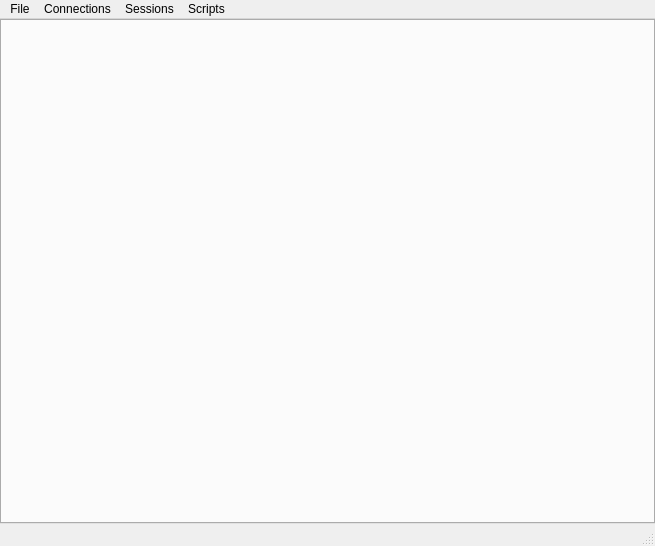
<?xml version="1.0" encoding="UTF-8"?>
<ui version="4.0">
 <class>MainWindow</class>
 <widget class="QMainWindow" name="MainWindow">
  <property name="geometry">
   <rect>
    <x>0</x>
    <y>0</y>
    <width>655</width>
    <height>546</height>
   </rect>
  </property>
  <property name="windowTitle">
   <string>ConnectionTester</string>
  </property>
  <widget class="QWidget" name="centralWidget">
   <layout class="QGridLayout" name="gridLayout">
    <property name="leftMargin">
     <number>0</number>
    </property>
    <property name="topMargin">
     <number>0</number>
    </property>
    <property name="rightMargin">
     <number>0</number>
    </property>
    <property name="bottomMargin">
     <number>0</number>
    </property>
    <property name="spacing">
     <number>0</number>
    </property>
    <item row="0" column="0">
     <widget class="QTabWidget" name="tabWidgetCentral">
      <property name="currentIndex">
       <number>-1</number>
      </property>
      <property name="tabsClosable">
       <bool>true</bool>
      </property>
     </widget>
    </item>
   </layout>
  </widget>
  <widget class="QStatusBar" name="statusBar"/>
  <widget class="QMenuBar" name="menuBar">
   <property name="geometry">
    <rect>
     <x>0</x>
     <y>0</y>
     <width>655</width>
     <height>20</height>
    </rect>
   </property>
   <widget class="QMenu" name="menuFile">
    <property name="title">
     <string>File</string>
    </property>
    <addaction name="actionExit"/>
   </widget>
   <widget class="QMenu" name="menuNew">
    <property name="title">
     <string>Connections</string>
    </property>
    <addaction name="actionTcpServer"/>
    <addaction name="actionTcpSocket"/>
    <addaction name="actionUdpSocket"/>
   </widget>
   <widget class="QMenu" name="menuSession">
    <property name="title">
     <string>Sessions</string>
    </property>
    <addaction name="actionLoadSession"/>
    <addaction name="actionSaveSession"/>
   </widget>
   <widget class="QMenu" name="menuScripts">
    <property name="title">
     <string>Scripts</string>
    </property>
    <addaction name="actionAddScript"/>
    <addaction name="actionEditScript"/>
    <addaction name="actionLoadScript"/>
    <addaction name="actionSaveScript"/>
    <addaction name="actionRemoveScript"/>
   </widget>
   <addaction name="menuFile"/>
   <addaction name="menuNew"/>
   <addaction name="menuSession"/>
   <addaction name="menuScripts"/>
  </widget>
  <action name="actionExit">
   <property name="icon">
    <iconset resource="../../res/res.qrc">
     <normaloff>:/icon_cross.png</normaloff>:/icon_cross.png</iconset>
   </property>
   <property name="text">
    <string>Exit</string>
   </property>
  </action>
  <action name="actionTcpServer">
   <property name="icon">
    <iconset resource="../../res/res.qrc">
     <normaloff>:/icon_plus.png</normaloff>:/icon_plus.png</iconset>
   </property>
   <property name="text">
    <string>TCP Server</string>
   </property>
  </action>
  <action name="actionTcpSocket">
   <property name="icon">
    <iconset resource="../../res/res.qrc">
     <normaloff>:/icon_plus.png</normaloff>:/icon_plus.png</iconset>
   </property>
   <property name="text">
    <string>TCP Socket</string>
   </property>
  </action>
  <action name="actionUdpSocket">
   <property name="icon">
    <iconset resource="../../res/res.qrc">
     <normaloff>:/icon_plus.png</normaloff>:/icon_plus.png</iconset>
   </property>
   <property name="text">
    <string>UDP Socket</string>
   </property>
  </action>
  <action name="actionLoadSession">
   <property name="icon">
    <iconset resource="../../res/res.qrc">
     <normaloff>:/icon_folder.png</normaloff>:/icon_folder.png</iconset>
   </property>
   <property name="text">
    <string>Load Session</string>
   </property>
  </action>
  <action name="actionSaveSession">
   <property name="icon">
    <iconset resource="../../res/res.qrc">
     <normaloff>:/icon_save.png</normaloff>:/icon_save.png</iconset>
   </property>
   <property name="text">
    <string>Save Session</string>
   </property>
  </action>
  <action name="actionLoadScript">
   <property name="icon">
    <iconset resource="../../res/res.qrc">
     <normaloff>:/icon_folder.png</normaloff>:/icon_folder.png</iconset>
   </property>
   <property name="text">
    <string>Load Script</string>
   </property>
  </action>
  <action name="actionSaveScript">
   <property name="icon">
    <iconset resource="../../res/res.qrc">
     <normaloff>:/icon_save.png</normaloff>:/icon_save.png</iconset>
   </property>
   <property name="text">
    <string>Save Script</string>
   </property>
  </action>
  <action name="actionAddScript">
   <property name="icon">
    <iconset resource="../../res/res.qrc">
     <normaloff>:/icon_plus.png</normaloff>:/icon_plus.png</iconset>
   </property>
   <property name="text">
    <string>Add Script</string>
   </property>
  </action>
  <action name="actionEditScript">
   <property name="icon">
    <iconset resource="../../res/res.qrc">
     <normaloff>:/icon_edit.png</normaloff>:/icon_edit.png</iconset>
   </property>
   <property name="text">
    <string>Edit Script</string>
   </property>
  </action>
  <action name="actionRemoveScript">
   <property name="icon">
    <iconset resource="../../res/res.qrc">
     <normaloff>:/icon_cross.png</normaloff>:/icon_cross.png</iconset>
   </property>
   <property name="text">
    <string>Remove Script</string>
   </property>
  </action>
 </widget>
 <layoutdefault spacing="6" margin="11"/>
 <resources>
  <include location="../../res/res.qrc"/>
 </resources>
 <connections/>
</ui>
